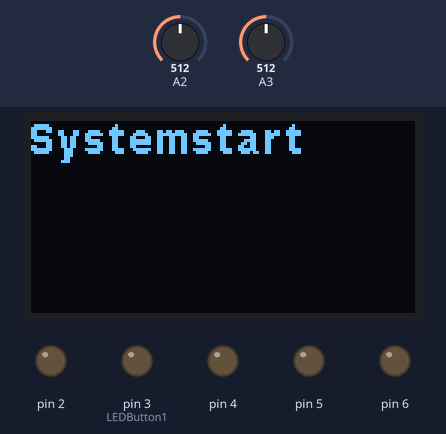
Bench run of a program on a simulated Arduino Uno, built with avr-gcc and run on an emulated ATmega328P. Shown: 128×64 one-colour display, output pins drawn as LEDs (lit = HIGH). The test bench sets the inputs (shaded band); at power-on: A3 = 512, A2 = 512. No radio packets arrive unless stated; what the program prints to the serial monitor is not drawn. At 9.9 s the program stops and its outputs stay as they are.

Above: at 0.1 s.
At 4.72 s:
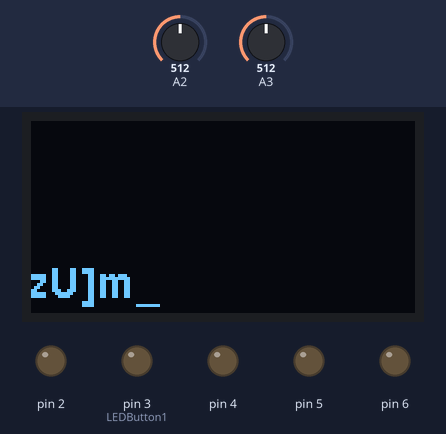
4.9 s: A3 set to 0
At 10.4 s:
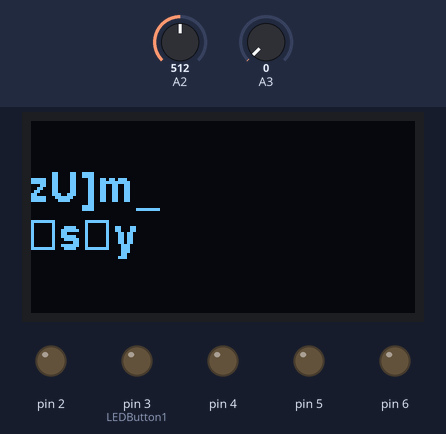
Timing chart, 0 to 11.4 s (numbered marks = the images above; inputs shaded):
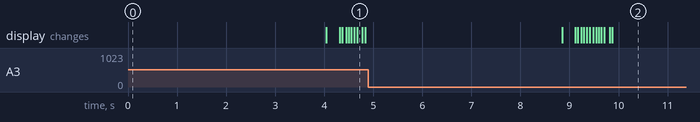

The program:

main.cpp
```cpp
#include <Arduino.h>
#include "outputs.h"

#include <SPI.h>
#include <nRF24L01.h>
#include <RF24.h>

// === StatusLED ===
int LEDButton1 = 3;
int statusLEDButton1 = LOW;

// === Joystick ===

// === Transmitter ===
// CE - 9
// CDN - 10
RF24 radio(9, 10);

const byte address[6] = "00001"; // Adresse


// === MILLIS ===
unsigned long previousMillisButtons = 0;
const long intervallButtons = 50;
unsigned long previousMillisJoystick = 0;
const long intervallJoystick = 4000; // !!!!! noch anpassen !!!!!

void setup()
{
  Serial.begin(115200);
  Wire.begin();
  Wire.setClock(400000L);

  // === StatusLED ===
  pinMode(LEDButton1, OUTPUT);
  digitalWrite(LEDButton1, statusLEDButton1);

  // === OLED ===
  monitorInitial();

  // === Taster ===

  // === Transmitter ===
  radio.begin();
  radio.openWritingPipe(address);
  radio.stopListening();
}

void loop()
{
  unsigned long currentMillis = millis();
  if ((currentMillis - previousMillisButtons) >= intervallButtons)
  {
    checkTasterAll();
    previousMillisButtons = currentMillis;
  }

  if ((currentMillis - previousMillisJoystick) >= intervallJoystick)
  {
    joystickLeftX.joystickSerialAusgabe();
    joystickLeftY.joystickSerialAusgabe();

    monitorTransmitter.clear();
    monitorTransmitter.println("--- Smart Car ---");
    monitorTransmitter.println(getDirection(joystickLeftX.mapJoystick(), joystickLeftY.mapJoystick()));
    previousMillisJoystick = currentMillis;
  }

  // === Transmitter ===
  char stBtn[200];
  readButtonStatusAsJSON().toCharArray(stBtn, 200);
  radio.write(&stBtn, sizeof(stBtn));
  delay(2000); // anpassen !!!
}
```

button.cpp
```cpp
#include "Arduino.h"
#include "button.h"

button::button(int pin, int btnNr, String btnName)
{
    pinButton = pin;
    pinMode(pinButton, OUTPUT);
    buttonNumber = btnNr;
    buttonName = btnName;
}

void button::setButtonNumber(int number)
{
    buttonNumber = number;
}

int button::getButtonNumber()
{
    return buttonNumber;
}

void button::buttonSerialAusgabe()
{
    Serial.print("Taster ");
    Serial.print(buttonNumber);
    Serial.println(" gedrückt !");
}

bool button::getButtonStatus()
{
    return buttonStatus;
}

int button::readButton()
{
    buttonRead = digitalRead(pinButton);
    return buttonRead;
}

void button::setButtonStatusActive()
{
    buttonStatus = 1;
}

void button::setButtonStatusInactive()
{
    buttonStatus = 0;

}

void button::toggleButtonStatus()
{
    /*
    switch (buttonStatus)
    {
    case 1:
        buttonStatus = 0;
        break;

    case 0:
        buttonStatus = 1;
        break;

    default:
        Serial.println("Probleme im ToggleButtonStatus!!!!");
        break;
    }
    */

   buttonStatus = !buttonStatus;
   delay(250);

}
```

button.h
```cpp
#ifndef button_h
#define button_h

#include <Arduino.h>

class button
{

private:
    int pinButton;
    bool buttonStatus = 0;
    int buttonRead = 0;

    unsigned long previousMillis = 0;

public:
    int buttonNumber;
    String buttonName;
    button(int pin, int btnNr, String btnname);

    int readButton();

    void setButtonStatusActive();
    void setButtonStatusInactive();
    bool getButtonStatus();
    void toggleButtonStatus();

    void buttonSerialAusgabe();

    void setButtonNumber(int number);
    int getButtonNumber();
};

#endif
```

joystick.cpp
```cpp
#include "Arduino.h"
#include "joystick.h"

joystick::joystick(int joyPin, String joyName)
{
    pinJoystick = joyPin;
    nameJoystick = joyName;
}

int joystick::readJoystick()
{
    valueJoystick = analogRead(pinJoystick);
    return valueJoystick;
}

void joystick::joystickSerialAusgabe()
{
    Serial.print(nameJoystick);
    Serial.print(": ");
    readJoystick();
    Serial.println(valueJoystick);
}

int joystick::mapJoystick()
{
    readJoystick();
    valueJoystick = map(valueJoystick, 0, 4064, 0, 100);
    return valueJoystick;
}
```

joystick.h
```cpp
#ifndef joystick_h
#define joystick_h

#include <Arduino.h>

class joystick
{

private:
    int valueJoystick;
    int pinJoystick;

public:
    String nameJoystick;

    joystick(int joyPin, String joyName);

    int readJoystick();
    void joystickSerialAusgabe();

    int mapJoystick();
    String getDirection(int xAxis, int yAxis);

};

#endif
```

oledDisplay.h
```cpp
#include <Arduino.h>
#include "SSD1306Ascii.h"
#include "SSD1306AsciiWire.h"

#define I2C_ADDRESS 0x3C // Adresse
SSD1306AsciiWire monitorTransmitter; // Displayname


void monitorInitial ()
{
   monitorTransmitter.begin(&Adafruit128x64, I2C_ADDRESS); // OLED 0,96
  monitorTransmitter.setFont(Arial_bold_14);
  monitorTransmitter.displayRemap(true);              // Drehung 180 Grad
  monitorTransmitter.setScrollMode(SCROLL_MODE_AUTO); // AutoScroll
  monitorTransmitter.setLetterSpacing(2);
  monitorTransmitter.println("Systemstart");
}
```

outputs.h
```cpp
#include "button.h"
#include "oledDisplay.h"
#include "joystick.h"

// === Initialisierung der Taster (PIN / Nummer / Name)
button taster1(2, 1, "Taster 1");
button taster2(3, 2, "Taster 2");
button taster3(4, 3, "Taster 3");
button taster4(5, 4, "Taster 4");
button taster5(6, 5, "Taster 5");

// === Initialisierung der Joysticks (PIN / Name)
joystick joystickLeftX(A3, "LinksX");
joystick joystickLeftY(A2, "LinksY");

void checkTaster1()
{
    if (taster1.readButton() == 1)
    {
        taster1.toggleButtonStatus();
        taster1.buttonSerialAusgabe();
        monitorTransmitter.clear();
        monitorTransmitter.println("-- Smart Car --");
        monitorTransmitter.println(taster1.buttonName);
        if (taster1.getButtonStatus() == 1)
        {
            monitorTransmitter.println("aktiviert");
        }
        if (taster1.getButtonStatus() == 0)
        {
            monitorTransmitter.println("deaktiviert");
        }
        Serial.println(taster1.getButtonStatus());
    }
}

void checkTaster2()
{
    if (taster2.readButton() == 1)
    {
        taster2.toggleButtonStatus();
        taster2.buttonSerialAusgabe();
        monitorTransmitter.clear();
        monitorTransmitter.println("-- Smart Car --");
        monitorTransmitter.println(taster2.buttonName);
        if (taster2.getButtonStatus() == 1)
        {
            monitorTransmitter.println("aktiviert");
        }
        if (taster2.getButtonStatus() == 0)
        {
            monitorTransmitter.println("deaktiviert");
        }
        Serial.println(taster2.getButtonStatus());
    }
}

void checkTaster3()
{
    if (taster3.readButton() == 1)
    {
        taster3.toggleButtonStatus();
        taster3.buttonSerialAusgabe();
        monitorTransmitter.clear();
        monitorTransmitter.println("-- Smart Car --");
        monitorTransmitter.println(taster3.buttonName);
        if (taster3.getButtonStatus() == 1)
        {
            monitorTransmitter.println("aktiviert");
        }
        if (taster3.getButtonStatus() == 0)
        {
            monitorTransmitter.println("deaktiviert");
        }
        Serial.println(taster3.getButtonStatus());
    }
}

void checkTaster4()
{
    if (taster4.readButton() == 1)
    {
        taster4.toggleButtonStatus();
        taster4.buttonSerialAusgabe();
        monitorTransmitter.clear();
        monitorTransmitter.println("-- Smart Car --");
        monitorTransmitter.println(taster4.buttonName);
        if (taster4.getButtonStatus() == 1)
        {
            monitorTransmitter.println("aktiviert");
        }
        if (taster4.getButtonStatus() == 0)
        {
            monitorTransmitter.println("deaktiviert");
        }
        Serial.println(taster4.getButtonStatus());
    }
}

void checkTaster5()
{
    if (taster5.readButton() == 1)
    {
        taster5.toggleButtonStatus();
        taster5.buttonSerialAusgabe();
        monitorTransmitter.clear();
        monitorTransmitter.println("-- Smart Car --");
        monitorTransmitter.println(taster5.buttonName);
        if (taster5.getButtonStatus() == 1)
        {
            monitorTransmitter.println("aktiviert");
        }
        if (taster5.getButtonStatus() == 0)
        {
            monitorTransmitter.println("deaktiviert");
        }
        Serial.println(taster5.getButtonStatus());
    }
}

void checkTasterAll()
{
    checkTaster1();
    checkTaster2();
    checkTaster3();
    checkTaster4();
    checkTaster5();
}

String getDirection(int xAxis, int yAxis)
{
    /*
    0-RW//Li-25-langsamRW//langsamLi-45
    Stopp
    55-langsamVW//langsamRe-75-VW//Re-100
    */

    int x = xAxis;
    int y = yAxis;

    if ((x >= 45 && x <= 55) && (y >= 45 && y <= 55))
    {
        return "Stop";
    }

    if ((x >= 45 && x <= 55) && (y >= 56 && y <= 75))
    {
        return "SlowFW";
    }

    if ((x >= 45 && x <= 55) && (y >= 76 && y <= 100))
    {
        return "Forward";
    }

    if ((x >= 45 && x <= 55) && (y >= 25 && y <= 44))
    {
        return "SlowBW";
    }

    if ((x >= 45 && x <= 55) && (y >= 0 && y <= 24))
    {
        return "Backwards";
    }

    if ((x >= 25 && x <= 44) && (y >= 45 && y <= 55))
    {
        return "SlowLeft";
    }

    if ((x >= 0 && x <= 24) && (y >= 45 && y <= 55))
    {
        return "Left";
    }

    if ((x >= 56 && x <= 75) && (y >= 45 && y <= 55))
    {
        return "SlowRight";
    }

    if ((x >= 76 && x <= 100) && (y >= 45 && y <= 55))
    {
        return "Right";
    }
}

//  ====== Transmitter ===

String readButtonStatusAsJSON()
{
    int status1 = taster1.getButtonStatus();
    int status2 = taster2.getButtonStatus();
    int status3 = taster3.getButtonStatus();
    int status4 = taster4.getButtonStatus();
    int status5 = taster5.getButtonStatus();

    String result = "{";
    result = result + "b1:" + String(status1, 2) + ","; // Status Taster 1
    result = result + "b2:" + String(status1, 2) + ","; // Status Taster 2
    result = result + "b3:" + String(status1, 2) + ","; // Status Taster 3
    result = result + "b4:" + String(status1, 2) + ","; // Status Taster 4
    result = result + "b5:" + String(status2, 2);       // Status Taster 5
    result = result + "}";

    Serial.println(result);

    return result;
}
```
